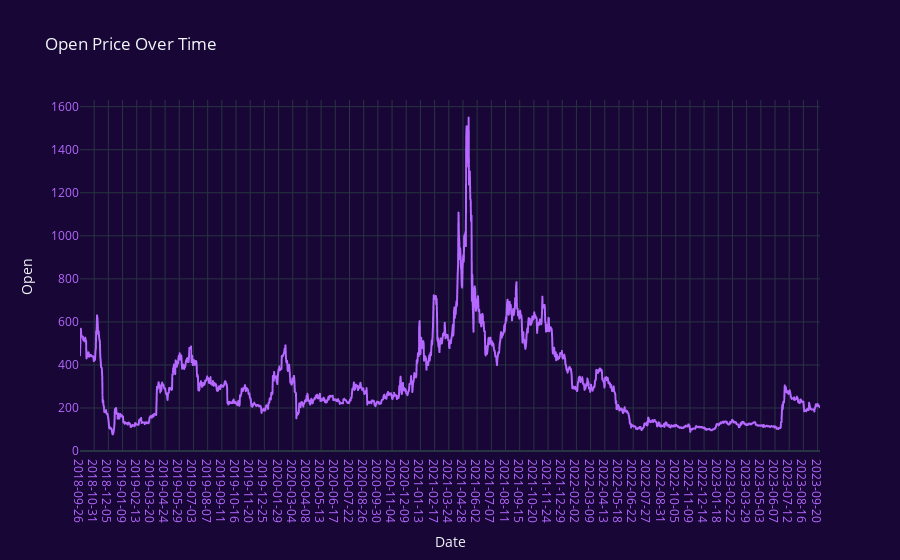

Notebook source saved alongside this figure:
### Markdown cell above
# Visualizations

## i) Graph for Open Prices

### Code cell
import plotly.graph_objects as go

plt.figure(figsize=(14, 6))
fig = px.line(BCH.Open,x=BCH.Date, y='Open', labels={'x': 'Date', 'y': 'Price'}, title='Open Price Over Time')
fig.update_xaxes(type='category')  # Ensure the x-axis treats the index as categorical (date)
# Set the background color and use the "plotly_dark" template
fig.update_xaxes(tickfont=dict(color='#B468FF'))  # Set x-axis label color to light purple
fig.update_yaxes(tickfont=dict(color='#B468FF'))
fig.update_layout(
    paper_bgcolor='#180736',  # Set the background color to white
    plot_bgcolor='#180736',  # Set the background color to white
    template="plotly_dark"  # Use the "plotly_dark" template
)
fig.update_traces(line=dict(color='#B468FF'))

fig.update_xaxes(showgrid=True)
fig.update_yaxes(showgrid=True)
fig.show()

### Figure 1 — Plotly figure (JSON) as saved in the notebook; plotly's stock layout.template omitted (floating-point values rounded to 4 significant figures; data arrays with more than 128 entries replaced by an {"elided": "..."} marker saying what was removed)
{"data": [{"hovertemplate": "Date=%{x}<br>Open=%{y}<extra></extra>", "legendgroup": "", "line": {"color": "#B468FF", "dash": "solid"}, "marker": {"symbol": "circle"}, "mode": "lines", "name": "", "showlegend": false, "type": "scattergl", "x": {"elided": "1827 str values"}, "xaxis": "x", "y": {"elided": "1827 float values"}, "yaxis": "y"}], "layout": {"legend": {"tracegroupgap": 0}, "paper_bgcolor": "#180736", "plot_bgcolor": "#180736", "title": {"text": "Open Price Over Time"}, "xaxis": {"anchor": "y", "domain": [0, 1], "showgrid": true, "tickfont": {"color": "#B468FF"}, "title": {"text": "Date"}, "type": "category"}, "yaxis": {"anchor": "x", "domain": [0, 1], "showgrid": true, "tickfont": {"color": "#B468FF"}, "title": {"text": "Open"}}}}
